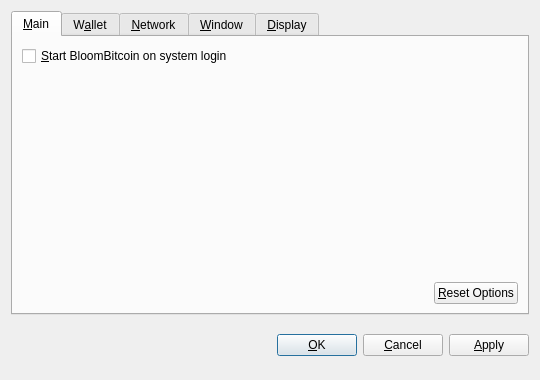
<?xml version="1.0" encoding="UTF-8"?>
<ui version="4.0">
 <class>OptionsDialog</class>
 <widget class="QDialog" name="OptionsDialog">
  <property name="geometry">
   <rect>
    <x>0</x>
    <y>0</y>
    <width>540</width>
    <height>380</height>
   </rect>
  </property>
  <property name="windowTitle">
   <string>Options</string>
  </property>
  <property name="modal">
   <bool>true</bool>
  </property>
  <layout class="QVBoxLayout" name="verticalLayout">
   <item>
    <widget class="QTabWidget" name="tabWidget">
     <property name="tabPosition">
      <enum>QTabWidget::North</enum>
     </property>
     <property name="currentIndex">
      <number>0</number>
     </property>
     <widget class="QWidget" name="tabMain">
      <attribute name="title">
       <string>&amp;Main</string>
      </attribute>
      <layout class="QVBoxLayout" name="verticalLayout_Main">
       <item>
        <widget class="QCheckBox" name="bitcoinAtStartup">
         <property name="toolTip">
          <string>Automatically start BloomBitcoin after logging in to the system.</string>
         </property>
         <property name="text">
          <string>&amp;Start BloomBitcoin on system login</string>
         </property>
        </widget>
       </item>
       <item>
        <spacer name="verticalSpacer_Main">
         <property name="orientation">
          <enum>Qt::Vertical</enum>
         </property>
         <property name="sizeHint" stdset="0">
          <size>
           <width>20</width>
           <height>40</height>
          </size>
         </property>
        </spacer>
       </item>
       <item>
        <layout class="QHBoxLayout" name="horizontalLayout_2_Main">
         <item>
          <spacer name="horizontalSpacer_2_Main">
           <property name="orientation">
            <enum>Qt::Horizontal</enum>
           </property>
           <property name="sizeHint" stdset="0">
            <size>
             <width>40</width>
             <height>20</height>
            </size>
           </property>
          </spacer>
         </item>
         <item>
          <widget class="QPushButton" name="resetButton">
           <property name="toolTip">
            <string>Reset all client options to default.</string>
           </property>
           <property name="text">
            <string>&amp;Reset Options</string>
           </property>
           <property name="autoDefault">
            <bool>false</bool>
           </property>
          </widget>
         </item>
        </layout>
       </item>
      </layout>
     </widget>
     <widget class="QWidget" name="tabWallet">
      <attribute name="title">
       <string>W&amp;allet</string>
      </attribute>
      <layout class="QVBoxLayout" name="verticalLayout_Network">
       <item>
        <widget class="QLabel" name="transactionFeeInfoLabel">
         <property name="text">
          <string>Optional transaction fee per kB that helps make sure your transactions are processed quickly. Most transactions are 1 kB.</string>
         </property>
         <property name="textFormat">
          <enum>Qt::PlainText</enum>
         </property>
         <property name="wordWrap">
          <bool>true</bool>
         </property>
        </widget>
       </item>
       <item>
        <layout class="QHBoxLayout" name="horizontalLayout_1_Main">
         <item>
          <widget class="QLabel" name="transactionFeeLabel">
           <property name="text">
            <string>Pay transaction &amp;fee</string>
           </property>
           <property name="textFormat">
            <enum>Qt::PlainText</enum>
           </property>
           <property name="buddy">
            <cstring>transactionFee</cstring>
           </property>
          </widget>
         </item>
         <item>
          <widget class="BitcoinAmountField" name="transactionFee"/>
         </item>
         <item>
          <spacer name="horizontalSpacer_1_Main">
           <property name="orientation">
            <enum>Qt::Horizontal</enum>
           </property>
           <property name="sizeHint" stdset="0">
            <size>
             <width>40</width>
             <height>20</height>
            </size>
           </property>
          </spacer>
         </item>
        </layout>
       </item>
       <item>
        <widget class="QLabel" name="label">
         <property name="text">
          <string>If you disable the spending of unconfirmed change, the change from a transaction cannot be used until that transaction has at least one confirmation. This also affects how your balance is computed.</string>
         </property>
         <property name="wordWrap">
          <bool>true</bool>
         </property>
        </widget>
       </item>
       <item>
        <widget class="QCheckBox" name="spendZeroConfChange">
         <property name="text">
          <string>Spend unconfirmed change  (experts only)</string>
         </property>
        </widget>
       </item>
       <item>
        <spacer name="verticalSpacer">
         <property name="orientation">
          <enum>Qt::Vertical</enum>
         </property>
         <property name="sizeHint" stdset="0">
          <size>
           <width>20</width>
           <height>40</height>
          </size>
         </property>
        </spacer>
       </item>
      </layout>
     </widget>
     <widget class="QWidget" name="tabNetwork">
      <attribute name="title">
       <string>&amp;Network</string>
      </attribute>
      <layout class="QVBoxLayout" name="verticalLayout_Network">
       <item>
        <widget class="QCheckBox" name="mapPortUpnp">
         <property name="toolTip">
          <string>Automatically open the BloomBitcoin client port on the router. This only works when your router supports UPnP and it is enabled.</string>
         </property>
         <property name="text">
          <string>Map port using &amp;UPnP</string>
         </property>
        </widget>
       </item>
       <item>
        <widget class="QCheckBox" name="connectSocks">
         <property name="toolTip">
          <string>Connect to the BloomBitcoin network through a SOCKS proxy (e.g. when connecting through Tor).</string>
         </property>
         <property name="text">
          <string>&amp;Connect through SOCKS proxy:</string>
         </property>
        </widget>
       </item>
       <item>
        <layout class="QHBoxLayout" name="horizontalLayout_Network">
         <item>
          <widget class="QLabel" name="proxyIpLabel">
           <property name="text">
            <string>Proxy &amp;IP:</string>
           </property>
           <property name="textFormat">
            <enum>Qt::PlainText</enum>
           </property>
           <property name="buddy">
            <cstring>proxyIp</cstring>
           </property>
          </widget>
         </item>
         <item>
          <widget class="QValidatedLineEdit" name="proxyIp">
           <property name="maximumSize">
            <size>
             <width>140</width>
             <height>16777215</height>
            </size>
           </property>
           <property name="toolTip">
            <string>IP address of the proxy (e.g. 127.0.0.1)</string>
           </property>
          </widget>
         </item>
         <item>
          <widget class="QLabel" name="proxyPortLabel">
           <property name="text">
            <string>&amp;Port:</string>
           </property>
           <property name="textFormat">
            <enum>Qt::PlainText</enum>
           </property>
           <property name="buddy">
            <cstring>proxyPort</cstring>
           </property>
          </widget>
         </item>
         <item>
          <widget class="QLineEdit" name="proxyPort">
           <property name="maximumSize">
            <size>
             <width>55</width>
             <height>16777215</height>
            </size>
           </property>
           <property name="toolTip">
            <string>Port of the proxy (e.g. 9050)</string>
           </property>
          </widget>
         </item>
         <item>
          <widget class="QLabel" name="socksVersionLabel">
           <property name="text">
            <string>SOCKS &amp;Version:</string>
           </property>
           <property name="textFormat">
            <enum>Qt::PlainText</enum>
           </property>
           <property name="buddy">
            <cstring>socksVersion</cstring>
           </property>
          </widget>
         </item>
         <item>
          <widget class="QValueComboBox" name="socksVersion">
           <property name="toolTip">
            <string>SOCKS version of the proxy (e.g. 5)</string>
           </property>
          </widget>
         </item>
         <item>
          <spacer name="horizontalSpacer_Network">
           <property name="orientation">
            <enum>Qt::Horizontal</enum>
           </property>
           <property name="sizeHint" stdset="0">
            <size>
             <width>40</width>
             <height>20</height>
            </size>
           </property>
          </spacer>
         </item>
        </layout>
       </item>
       <item>
        <spacer name="verticalSpacer_Network">
         <property name="orientation">
          <enum>Qt::Vertical</enum>
         </property>
         <property name="sizeHint" stdset="0">
          <size>
           <width>20</width>
           <height>40</height>
          </size>
         </property>
        </spacer>
       </item>
      </layout>
     </widget>
     <widget class="QWidget" name="tabWindow">
      <attribute name="title">
       <string>&amp;Window</string>
      </attribute>
      <layout class="QVBoxLayout" name="verticalLayout_Window">
       <item>
        <widget class="QCheckBox" name="minimizeToTray">
         <property name="toolTip">
          <string>Show only a tray icon after minimizing the window.</string>
         </property>
         <property name="text">
          <string>&amp;Minimize to the tray instead of the taskbar</string>
         </property>
        </widget>
       </item>
       <item>
        <widget class="QCheckBox" name="minimizeOnClose">
         <property name="toolTip">
          <string>Minimize instead of exit the application when the window is closed. When this option is enabled, the application will be closed only after selecting Quit in the menu.</string>
         </property>
         <property name="text">
          <string>M&amp;inimize on close</string>
         </property>
        </widget>
       </item>
       <item>
        <spacer name="verticalSpacer_Window">
         <property name="orientation">
          <enum>Qt::Vertical</enum>
         </property>
         <property name="sizeHint" stdset="0">
          <size>
           <width>20</width>
           <height>40</height>
          </size>
         </property>
        </spacer>
       </item>
      </layout>
     </widget>
     <widget class="QWidget" name="tabDisplay">
      <attribute name="title">
       <string>&amp;Display</string>
      </attribute>
      <layout class="QVBoxLayout" name="verticalLayout_Display">
       <item>
        <layout class="QHBoxLayout" name="horizontalLayout_1_Display">
         <item>
          <widget class="QLabel" name="langLabel">
           <property name="text">
            <string>User Interface &amp;language:</string>
           </property>
           <property name="textFormat">
            <enum>Qt::PlainText</enum>
           </property>
           <property name="buddy">
            <cstring>lang</cstring>
           </property>
          </widget>
         </item>
         <item>
          <widget class="QValueComboBox" name="lang">
           <property name="toolTip">
            <string>The user interface language can be set here. This setting will take effect after restarting BloomBitcoin.</string>
           </property>
          </widget>
         </item>
        </layout>
       </item>
       <item>
        <layout class="QHBoxLayout" name="horizontalLayout_2_Display">
         <item>
          <widget class="QLabel" name="unitLabel">
           <property name="text">
            <string>&amp;Unit to show amounts in:</string>
           </property>
           <property name="textFormat">
            <enum>Qt::PlainText</enum>
           </property>
           <property name="buddy">
            <cstring>unit</cstring>
           </property>
          </widget>
         </item>
         <item>
          <widget class="QValueComboBox" name="unit">
           <property name="toolTip">
            <string>Choose the default subdivision unit to show in the interface and when sending coins.</string>
           </property>
          </widget>
         </item>
        </layout>
       </item>
       <item>
        <widget class="QCheckBox" name="displayAddresses">
         <property name="toolTip">
          <string>Whether to show BloomBitcoin addresses in the transaction list or not.</string>
         </property>
         <property name="text">
          <string>&amp;Display addresses in transaction list</string>
         </property>
        </widget>
       </item>
       <item>
        <widget class="QCheckBox" name="coinControlFeatures">
         <property name="toolTip">
          <string>Whether to show coin control features or not.</string>
         </property>
         <property name="text">
          <string>Display coin &amp;control features (experts only!)</string>
         </property>
        </widget>
       </item>
       <item>
        <spacer name="verticalSpacer_Display">
         <property name="orientation">
          <enum>Qt::Vertical</enum>
         </property>
         <property name="sizeHint" stdset="0">
          <size>
           <width>20</width>
           <height>40</height>
          </size>
         </property>
        </spacer>
       </item>
      </layout>
     </widget>
    </widget>
   </item>
   <item>
    <layout class="QHBoxLayout" name="horizontalLayout_Buttons">
     <item>
      <spacer name="horizontalSpacer_1">
       <property name="orientation">
        <enum>Qt::Horizontal</enum>
       </property>
       <property name="sizeHint" stdset="0">
        <size>
         <width>40</width>
         <height>48</height>
        </size>
       </property>
      </spacer>
     </item>
     <item>
      <widget class="QLabel" name="statusLabel">
       <property name="font">
        <font>
         <weight>75</weight>
         <bold>true</bold>
        </font>
       </property>
       <property name="text">
        <string/>
       </property>
       <property name="textFormat">
        <enum>Qt::PlainText</enum>
       </property>
       <property name="wordWrap">
        <bool>true</bool>
       </property>
      </widget>
     </item>
     <item>
      <spacer name="horizontalSpacer_2">
       <property name="orientation">
        <enum>Qt::Horizontal</enum>
       </property>
       <property name="sizeHint" stdset="0">
        <size>
         <width>40</width>
         <height>48</height>
        </size>
       </property>
      </spacer>
     </item>
     <item>
      <widget class="QPushButton" name="okButton">
       <property name="text">
        <string>&amp;OK</string>
       </property>
      </widget>
     </item>
     <item>
      <widget class="QPushButton" name="cancelButton">
       <property name="text">
        <string>&amp;Cancel</string>
       </property>
       <property name="autoDefault">
        <bool>false</bool>
       </property>
      </widget>
     </item>
     <item>
      <widget class="QPushButton" name="applyButton">
       <property name="text">
        <string>&amp;Apply</string>
       </property>
       <property name="autoDefault">
        <bool>false</bool>
       </property>
      </widget>
     </item>
    </layout>
   </item>
  </layout>
 </widget>
 <customwidgets>
  <customwidget>
   <class>BitcoinAmountField</class>
   <extends>QSpinBox</extends>
   <header>bitcoinamountfield.h</header>
  </customwidget>
  <customwidget>
   <class>QValueComboBox</class>
   <extends>QComboBox</extends>
   <header>qvaluecombobox.h</header>
  </customwidget>
  <customwidget>
   <class>QValidatedLineEdit</class>
   <extends>QLineEdit</extends>
   <header>qvalidatedlineedit.h</header>
  </customwidget>
 </customwidgets>
 <resources/>
 <connections/>
</ui>
